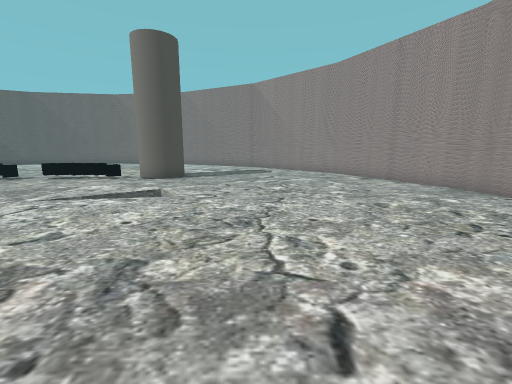
View 1 (above)

17 first-person views from a walk through a 3-D level made in the Unity game engine. The camera is 1.4 m above the floor, tilts 10° down and sees 90° across. The floor is counted in squares, 1 m on a side. Each view is taken from the middle of a square. On the plan, view 1 faces up. The plan holds only what a view shows up to about 13 squares ahead; the rest is blank.

View 2
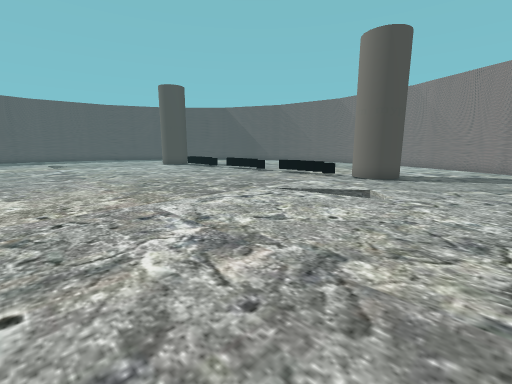

View 3
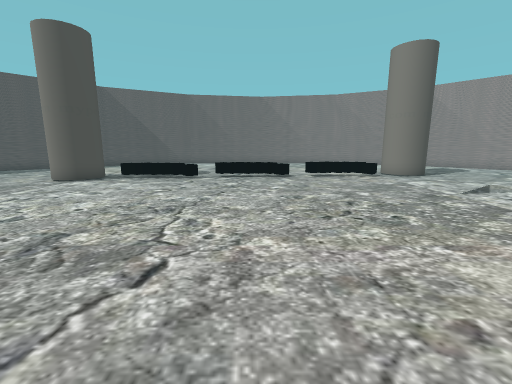

View 4
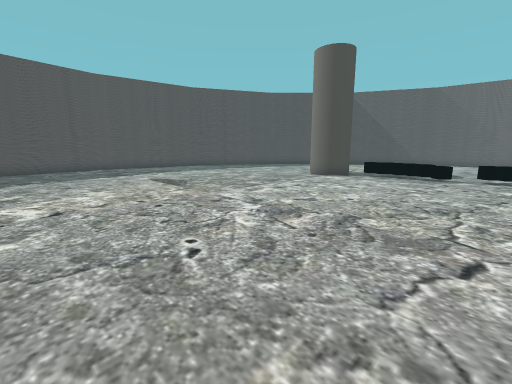

View 5
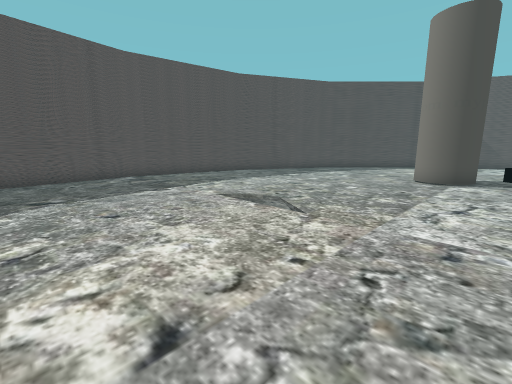

View 6
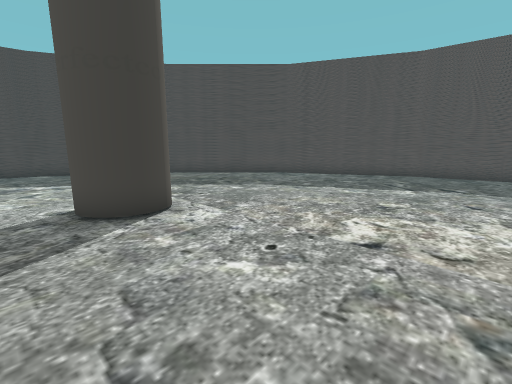

View 7
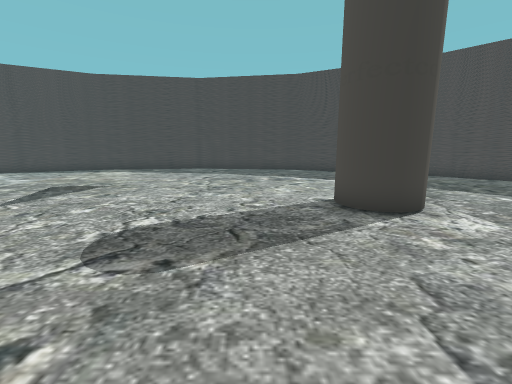

View 8
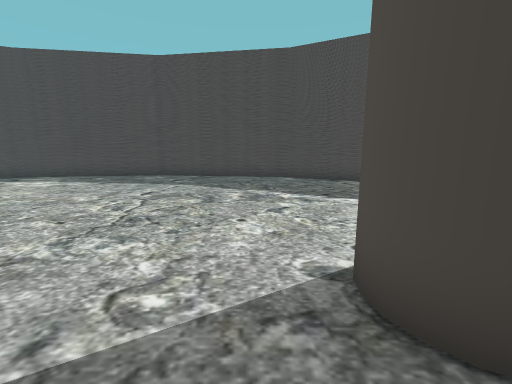

View 9
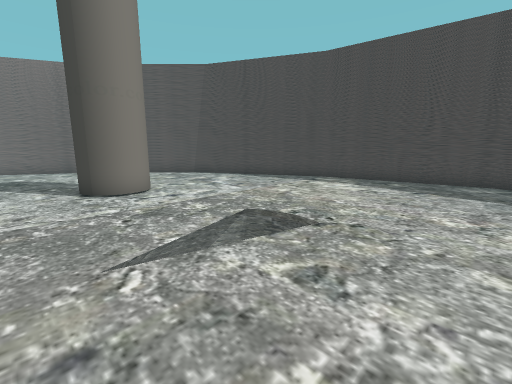

View 10
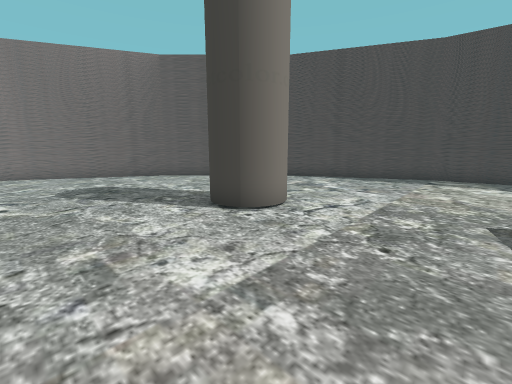

View 11
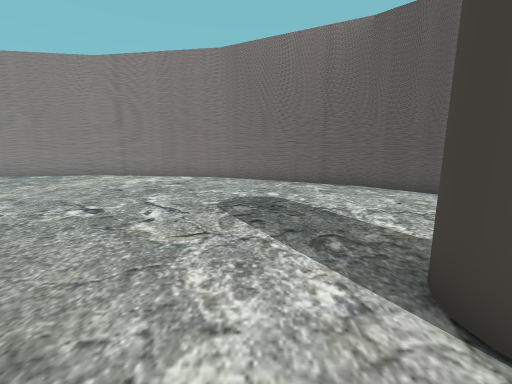

View 12
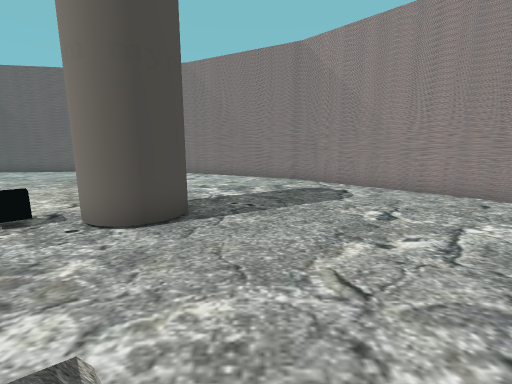

View 13
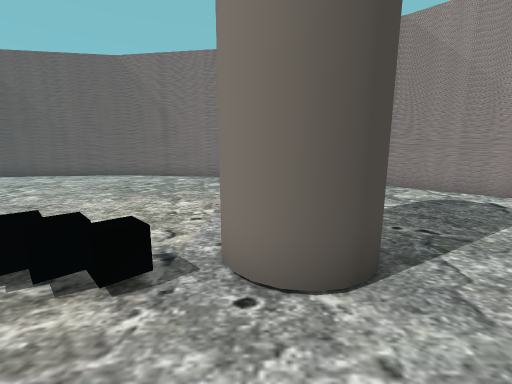

View 14
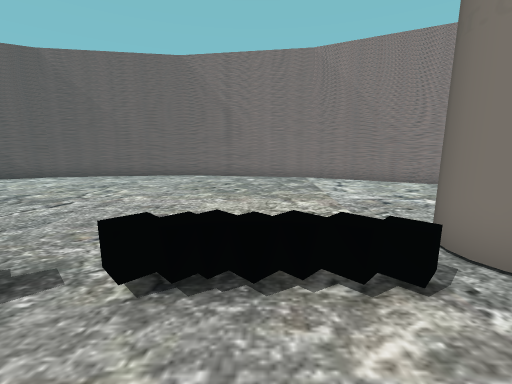

View 15
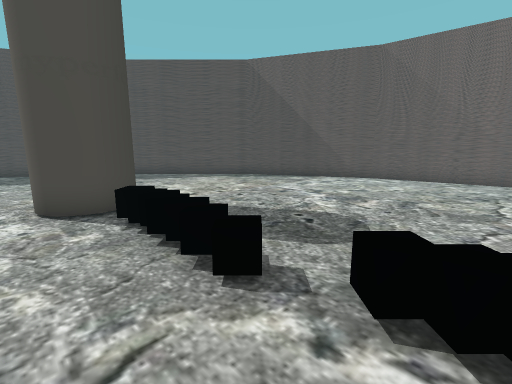

View 16
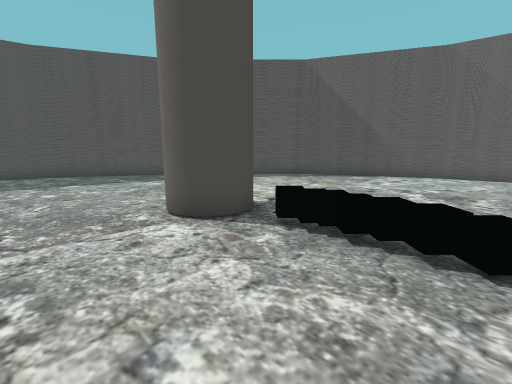

View 17
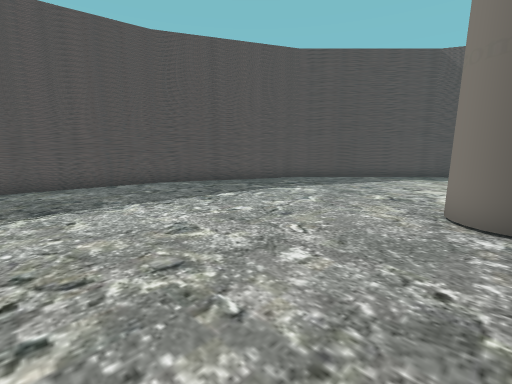

### Floor plan
Points are (right, up) in squares from view 1. A wall is a line through its corners. A room is listed if a view was taken in it or the views show most of it. See-through windows are left out.
Room 1 (views 1, 2, 3, 4, 5, 6, 7, 8, 9, 10, 11, 12, 13, 14, 15, 16, 17)
walls: (-18.8, 10.7) (-19, 9.9) (-19.3, 9.6) (-19.7, 9.4) (-20.4, 9.5) (-20.7, 9.8) (-20.9, 10.2); (-18.4, -5.3) (-17.9, -5.2); (-19, 10.9) (-18.9, 10.4); (-5.3, 11.6) (-5.4, 11.9); (-4.6, 11.2) (-5.2, 11.5); (-19.3, 11.3) (-19.1, 11) (-18.9, 10.7); (-18.9, -5.7) (-18.6, -5.4) (-18.3, -5.2); (-4, 11.3) (-4.8, 11.2) (-5.4, 11.7) (-5.5, 12.3); (-3.5, 12.6) (-3.4, 12.1); (-4.2, -7.9) (-4.1, -7.1) (-3.6, -6.6) (-3, -6.5) (-2.5, -6.8); (-4.1, -8) (-4.2, -7.6); (-3.7, -8.4) (-4, -8.2) (-4.1, -7.9); (-25.5, -10.5) (-23.4, -12.6); (-20.3, -14.4) (-17.5, -15.8) (-11.5, -16.8) (-5.5, -15.9) (-0.2, -13.1); (2.4, -10.5) (4.1, -8.9) (6.9, -3.5) (7.8, 2.5) (6.8, 8.5) (4.1, 13.8) (-0.2, 18.1) (-5.5, 20.8) (-11.5, 21.8) (-17.5, 20.9) (-22.8, 18.1) (-27.1, 13.9) (-29.8, 8.5) (-30.8, 2.5) (-29.8, -3.5) (-28.4, -6.4)
objects: other object (-18, 10) to (-15, 11); other object (-14, 11) to (-11, 11); other object (-9, 11) to (-6, 12)

Positions as (right, up) in squares from view 1, and headings:
1: (0, 0), facing up
2: (0, 0), facing up-left
3: (-12, -1), facing up
4: (-13, -2), facing up-left
5: (-18, -2), facing up-left
6: (-16, 0), facing down-left
7: (-15, 0), facing down
8: (-16, -4), facing down
9: (-12, -5), facing down-right
10: (-8, -3), facing down-right
11: (-5, -5), facing right
12: (-2, 7), facing up
13: (-5, 9), facing up
14: (-8, 9), facing up
15: (-13, 9), facing up-left
16: (-15, 7), facing up-left
17: (-20, 4), facing up-left
